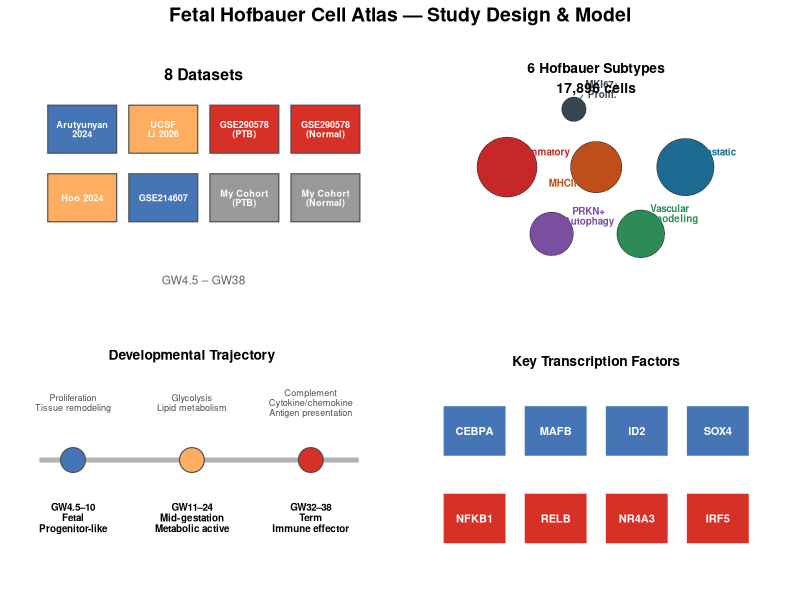
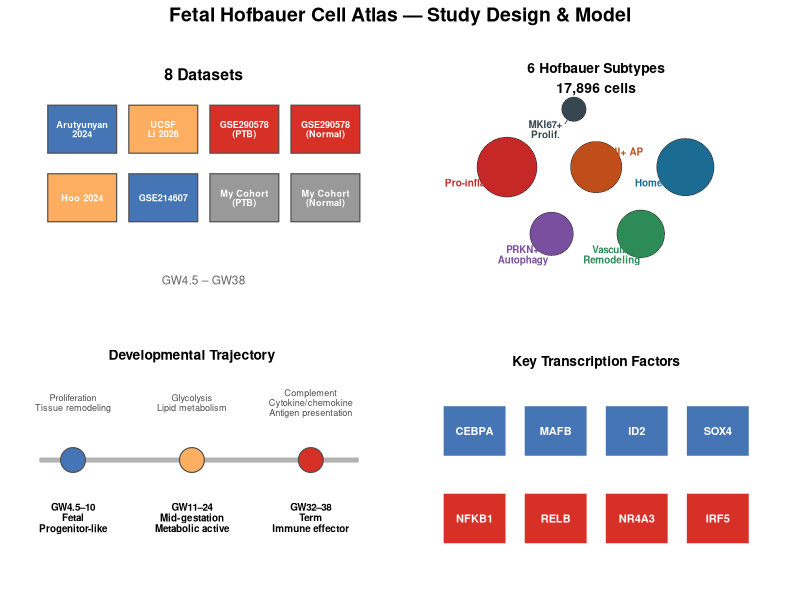

These charts were generated, in order, by the following R code:
#!/usr/bin/env Rscript
# Fig1A: Study design + model schematic
library(ggplot2); library(dplyr); library(grid); library(ggrepel)

# ── Colour palette ──
st_cols <- c("Pro-inflammatory"="#C62828","MHCII+ Antigen-presenting"="#BF4E1A",
  "Homeostatic"="#1B6B93","PRKN+ Autophagy"="#7B4FA0",
  "Vascular remodeling"="#2D8B57","MKI67+ Proliferating"="#37474F")
tri_cols <- c("Early"="#4575B4","Mid"="#FDAE61","Late"="#D73027")

# ── Layout helpers ──
blank <- theme_void() + theme(plot.margin=margin(0,0,0,0))

# ── Panel 1: Datasets ──
datasets <- data.frame(
  name = c("Arutyunyan\n2024","UCSF\nLi 2026","GSE290578\n(PTB)","GSE290578\n(Normal)",
           "Hoo 2024","GSE214607","My Cohort\n(PTB)","My Cohort\n(Normal)"),
  x = rep(1:4, 2), y = rep(c(2,1), each=4),
  type = c(rep("Public",6), rep("In-house",2)),
  stage = c("Early","Mid","Late","Late","Mid","Early","Mid/Late","Mid/Late")
)
p1 <- ggplot(datasets, aes(x,y)) +
  geom_tile(aes(fill=stage), width=0.85, height=0.7, colour="grey30", size=0.4, radius=unit(4,"pt")) +
  geom_text(aes(label=name), size=2.3, lineheight=0.85, colour="white", fontface="bold") +
  scale_fill_manual(values=c("Early"="#4575B4","Mid"="#FDAE61","Late"="#D73027","Mid/Late"="grey60")) +
  annotate("text", x=2.5, y=2.8, label="8 Datasets", size=4, fontface="bold") +
  annotate("text", x=2.5, y=-0.2, label="GW4.5 – GW38", size=3, colour="grey40") +
  blank + theme(legend.position="none") + xlim(0.3,4.7) + ylim(-0.5,3.2)

# ── Panel 2: Integration + Harmony ──
p2 <- ggplot() + 
  annotate("text", x=1, y=1, label="Integration\nHarmony", size=3.5, fontface="bold", colour="#1B6B93") +
  annotate("segment", x=0.5, xend=1.5, y=1.15, yend=1.15, arrow=arrow(length=unit(3,"pt")), colour="grey50") +
  blank + xlim(0,2) + ylim(0.7,1.5)

# ── Panel 3: 6 Subtype UMAP (approximate circles) ──
circles <- data.frame(
  subtype = names(st_cols),
  x = c(1,3,5,2,4,2.5), y = c(2.5,2.5,2.5,1,1,3.8),
  size = c(1.2,0.9,1.1,0.7,0.8,0.5),
  label = c("Pro-inflammatory","MHCII+ AP","Homeostatic","PRKN+\nAutophagy","Vascular\nRemodeling","MKI67+\nProlif.")
)
p3 <- ggplot(circles, aes(x,y)) +
  geom_point(aes(size=size, fill=subtype), shape=21, colour="grey20", stroke=0.3) +
  geom_text_repel(aes(label=label, colour=subtype), size=2.5, lineheight=0.85, fontface="bold",
    box.padding=0.5, point.padding=0.3, segment.size=0.3, max.overlaps=20) +
  scale_fill_manual(values=st_cols) + scale_colour_manual(values=st_cols) +
  scale_size_continuous(range=c(8,20)) +
  annotate("text", x=3, y=4.5, label="6 Hofbauer Subtypes\n17,896 cells", size=3.5, fontface="bold") +
  blank + theme(legend.position="none") + xlim(-1,7) + ylim(-0.5,5.2)

# ── Panel 4: Developmental axis ──
times <- data.frame(
  stage = c("Early","Mid","Late"),
  x = c(1,3.5,6),
  label = c("GW4.5–10\nFetal\nProgenitor-like","GW11–24\nMid-gestation\nMetabolic active","GW32–38\nTerm\nImmune effector"),
  func = c("Proliferation\nTissue remodeling","Glycolysis\nLipid metabolism","Complement\nCytokine/chemokine\nAntigen presentation")
)
p4 <- ggplot(times, aes(x, y=0)) +
  geom_segment(aes(x=0.3, xend=7, y=0, yend=0), colour="grey70", size=1.5) +
  geom_point(aes(fill=stage), shape=21, size=8, colour="grey30", stroke=0.6) +
  geom_text(aes(y=-1.2, label=label), size=2.5, lineheight=0.9, fontface="bold") +
  geom_text(aes(y=1.2, label=func), size=2.3, lineheight=0.9, colour="grey30") +
  scale_fill_manual(values=tri_cols) +
  annotate("text", x=3.5, y=2.2, label="Developmental Trajectory", size=3.5, fontface="bold") +
  blank + theme(legend.position="none") + ylim(-2.5,2.8) + xlim(0,7.5)

# ── Panel 5: Key TFs ──
tfs <- data.frame(
  name = c("CEBPA","MAFB","ID2","SOX4","NFKB1","RELB","NR4A3","IRF5"),
  stage = c("Early","Early","Early","Early","Late","Late","Late","Late"),
  x = c(1,2,3,4,1,2,3,4), y = c(rep(2,4), rep(1,4))
)
p5 <- ggplot(tfs, aes(x,y)) +
  geom_tile(aes(fill=stage), width=0.8, height=0.6, colour="white", size=1, radius=unit(3,"pt")) +
  geom_text(aes(label=name), size=2.8, colour="white", fontface="bold") +
  scale_fill_manual(values=c("Early"="#4575B4","Late"="#D73027")) +
  annotate("text", x=2.5, y=2.8, label="Key Transcription Factors", size=3.5, fontface="bold") +
  blank + theme(legend.position="none") + xlim(0.3,4.7) + ylim(0.3,3.2)

# ── Assemble ──
library(patchwork)

pdf("figures/Fig1/Fig1A_model.pdf", w=14, h=6)
print((p1 | p3) / (p4 | p5) + 
  plot_annotation(title="Fetal Hofbauer Cell Atlas — Study Design & Model",
    theme=theme(plot.title=element_text(hjust=0.5, face="bold", size=14))))
dev.off()

png("figures/Fig1/Fig1A_model.png", w=14, h=6, units="in", res=300)
print((p1 | p3) / (p4 | p5) + 
  plot_annotation(title="Fetal Hofbauer Cell Atlas — Study Design & Model",
    theme=theme(plot.title=element_text(hjust=0.5, face="bold", size=14))))
dev.off()
cat("Fig1A saved\n")
